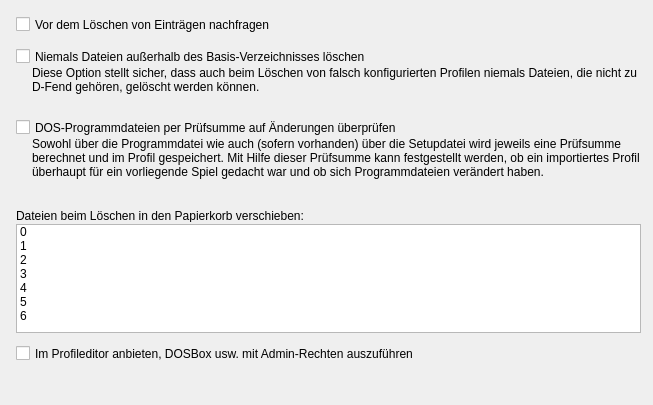
<?xml version="1.0" encoding="UTF-8"?>
<ui version="4.0">
  <class>SetupFrameSecurity</class>
  <widget class="QWidget" name="SetupFrameSecurity">
    <property name="geometry"><rect><x>0</x><y>0</y><width>653</width><height>405</height></rect></property>
    <property name="vclDesignWidth" stdset="0"><number>653</number></property>
    <property name="vclDesignHeight" stdset="0"><number>405</number></property>
    <widget class="QLabel" name="DeleteProectionLabel">
      <property name="geometry"><rect><x>32</x><y>66</y><width>609</width><height>47</height></rect></property>
      <property name="vclAnchors" stdset="0"><string notr="true">akLeft,akTop,akRight</string></property>
      <property name="text"><string>Diese Option stellt sicher, dass auch beim Löschen von falsch konfigurierten Profilen niemals Dateien, die nicht zu D-Fend gehören, gelöscht werden können.</string></property>
      <property name="textFormat"><enum>Qt::PlainText</enum></property>
      <property name="wordWrap"><bool>true</bool></property>
      <property name="alignment"><set>Qt::AlignLeft|Qt::AlignTop</set></property>
    </widget>
    <widget class="QLabel" name="UseChecksumsLabel">
      <property name="geometry"><rect><x>32</x><y>137</y><width>609</width><height>66</height></rect></property>
      <property name="vclAnchors" stdset="0"><string notr="true">akLeft,akTop,akRight</string></property>
      <property name="text"><string>Sowohl über die Programmdatei wie auch (sofern vorhanden) über die Setupdatei wird jeweils eine Prüfsumme berechnet und im Profil gespeichert. Mit Hilfe dieser Prüfsumme kann festgestellt werden, ob ein importiertes Profil überhaupt für ein vorliegende Spiel gedacht war und ob sich Programmdateien verändert haben.</string></property>
      <property name="textFormat"><enum>Qt::PlainText</enum></property>
      <property name="wordWrap"><bool>true</bool></property>
      <property name="alignment"><set>Qt::AlignLeft|Qt::AlignTop</set></property>
    </widget>
    <widget class="QLabel" name="RecycleBinLabel">
      <property name="geometry"><rect><x>16</x><y>209</y><width>625</width><height>13</height></rect></property>
      <property name="vclAnchors" stdset="0"><string notr="true">akLeft,akTop,akRight</string></property>
      <property name="text"><string>Dateien beim Löschen in den Papierkorb verschieben:</string></property>
      <property name="textFormat"><enum>Qt::PlainText</enum></property>
      <property name="alignment"><set>Qt::AlignLeft|Qt::AlignTop</set></property>
    </widget>
    <widget class="QCheckBox" name="AskBeforeDeleteCheckBox">
      <property name="geometry"><rect><x>16</x><y>16</y><width>625</width><height>17</height></rect></property>
      <property name="vclAnchors" stdset="0"><string notr="true">akLeft,akTop,akRight</string></property>
      <property name="text"><string>Vor dem Löschen von Einträgen nachfragen</string></property>
    </widget>
    <widget class="QCheckBox" name="DeleteProectionCheckBox">
      <property name="geometry"><rect><x>16</x><y>48</y><width>625</width><height>17</height></rect></property>
      <property name="vclAnchors" stdset="0"><string notr="true">akLeft,akTop,akRight</string></property>
      <property name="text"><string>Niemals Dateien außerhalb des Basis-Verzeichnisses löschen</string></property>
    </widget>
    <widget class="QCheckBox" name="UseChecksumsCheckBox">
      <property name="geometry"><rect><x>16</x><y>119</y><width>569</width><height>17</height></rect></property>
      <property name="text"><string>DOS-Programmdateien per Prüfsumme auf Änderungen überprüfen</string></property>
    </widget>
    <widget class="QListWidget" name="RecycleBinListBox">
      <property name="geometry"><rect><x>16</x><y>224</y><width>625</width><height>109</height></rect></property>
      <property name="vclAnchors" stdset="0"><string notr="true">akLeft,akTop,akRight</string></property>
      <property name="vclCheckList" stdset="0"><bool>true</bool></property>
      <item>
        <property name="text"><string>0</string></property>
        <property name="checkState"><enum>Unchecked</enum></property>
      </item>
      <item>
        <property name="text"><string>1</string></property>
        <property name="checkState"><enum>Unchecked</enum></property>
      </item>
      <item>
        <property name="text"><string>2</string></property>
        <property name="checkState"><enum>Unchecked</enum></property>
      </item>
      <item>
        <property name="text"><string>3</string></property>
        <property name="checkState"><enum>Unchecked</enum></property>
      </item>
      <item>
        <property name="text"><string>4</string></property>
        <property name="checkState"><enum>Unchecked</enum></property>
      </item>
      <item>
        <property name="text"><string>5</string></property>
        <property name="checkState"><enum>Unchecked</enum></property>
      </item>
      <item>
        <property name="text"><string>6</string></property>
        <property name="checkState"><enum>Unchecked</enum></property>
      </item>
    </widget>
    <widget class="QCheckBox" name="OfferRunAsAdminCheckBox">
      <property name="geometry"><rect><x>16</x><y>345</y><width>625</width><height>17</height></rect></property>
      <property name="vclAnchors" stdset="0"><string notr="true">akLeft,akTop,akRight</string></property>
      <property name="text"><string>Im Profileditor anbieten, DOSBox usw. mit Admin-Rechten auszuführen</string></property>
    </widget>
  </widget>
  <tabstops>
    <tabstop>AskBeforeDeleteCheckBox</tabstop>
    <tabstop>DeleteProectionCheckBox</tabstop>
    <tabstop>UseChecksumsCheckBox</tabstop>
    <tabstop>RecycleBinListBox</tabstop>
    <tabstop>OfferRunAsAdminCheckBox</tabstop>
  </tabstops>
  <resources><include location="../../resources/dfend.qrc"/></resources>
  <connections/>
</ui>
